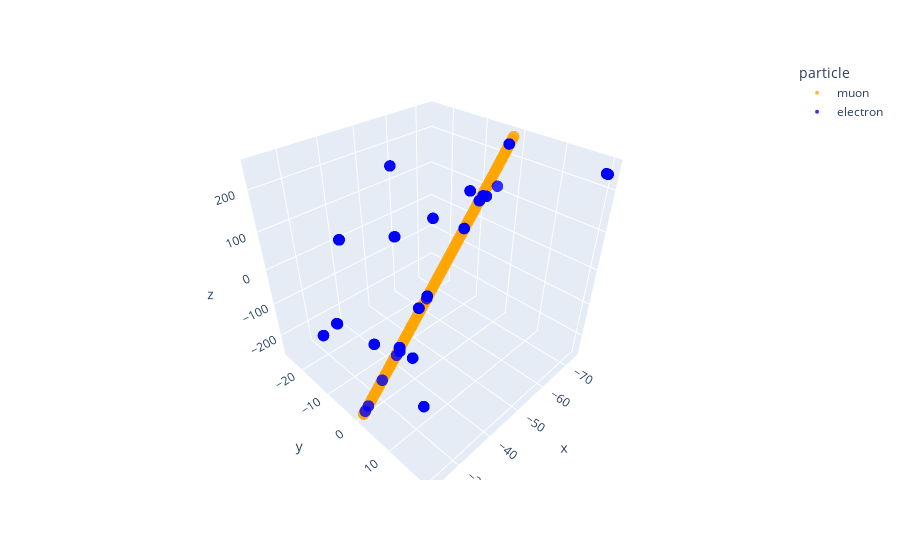

Notebook code for this chart:
### Code cell
import plotly.express as px

fig = px.scatter_3d(
    long_df,
    x="x",
    y="y",
    z="z",
    color="particle",
    color_discrete_map={
        "electron": "blue",
        "muon": "orange",
        "other": "gray"
    },
    opacity=0.8
)

fig.update_traces(marker=dict(size=4))
fig.show()
